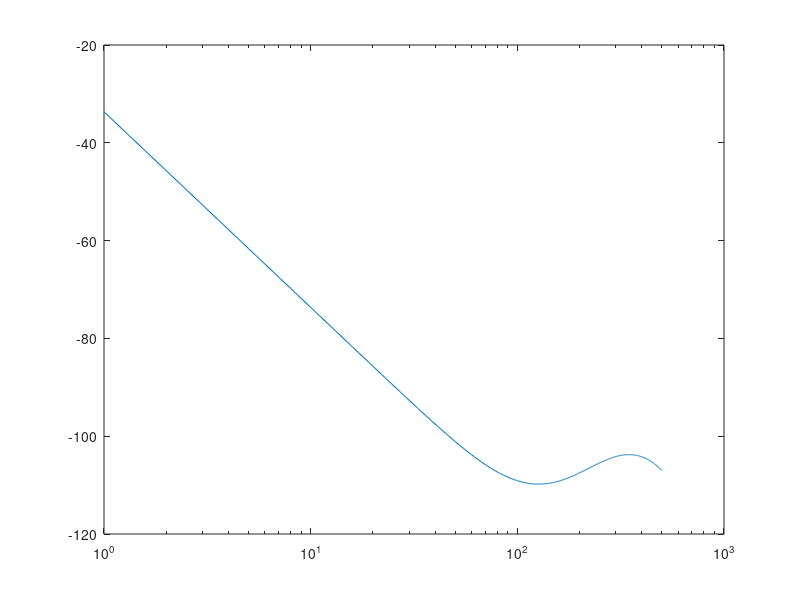

The MATLAB script that drew this image:
clear all
close all
clc

% inputs

%frequency
f = 5.8e9; %Hz
x = linspace(-100,-50,100);
% distance between reader and tag
r = 500; %m

% miniumum required power at the receiver
Prmin = -110; %dBm

% minimum required SNR
SNRmin = 10; %dB

% noise figure
NF = 2; %dB

%Bandwidth of the receiver
BW = 1e6; %1 Hz

% Receiver Noise power
Pn = -111; %dBm

% Processing gain
Gpr = 10; %dB

%%

%Sensitivity of Receiver Calculation
N = 30;
% Transmitted power ranges
PT = linspace(-20, 30, N); %dBm
% Transmitting antenna gain
Gtx = linspace(1.8, 7.415, N); %dBi
% Receiving antenna gain
Grx = linspace(1.8, 35, N); %dBi

Gt = linspace(1.8, 13.07, N); %dBi
%%
%gain of the reflection amplifier fitted to the experimental results

% p1 =      0.9694;
% p2 =       2.946;
% p3 =       -3.38;
% p4 =      -16.22;
% p5 =        24.2;
p1 =    0.001327;%  (-0.008781, 0.01144)
p2 =      0.3925;%  (-2.5, 3.285)
p3 =       43.28;%  (-266.4, 353)
p4 =        2107;%  (-1.26e+04, 1.681e+04)
p5 =   3.821e+04;%  (-2.232e+05, 2.996e+05)
a1 =       34.63;%  (31.84, 42.52)
b1 =      -78.24;%  (-79.86, -74.42)
c1 =       93.67;%  (7.169, 13.86)
Gqtr = @(x) a1*exp(-((x-b1).^2/c1))+4; % x is incident tag power in dBm

% plot(x,Gqtr(x))
%%
temp_result = zeros(N^4,6);
lambda = 3e8/(f);%m
path = 10*log10((lambda./(4*pi.*r)).^2);
count = 1;
possible_rows = zeros(N^4,1);
for a = 1:length(PT)
    for b = 1:length(Gtx)
        for c = 1:length(Grx)
            for d = 1:length(Gt)
                Ptag = PT(a) + Gtx(b) + Gt(d) + path;
                G_tag = Gqtr(Ptag);
                P_backscattered = Ptag + G_tag + Gt(d) + Grx(c) + path;
                index = (N^3*a-N^3) + (N^2*b-N^2) + (N*c-N) + d;
                temp_result(index,4) = Gt(d);
                temp_result(index,3) = Grx(c);
                temp_result(index,2) = Gtx(b);
                temp_result(index,1) = PT(a);
                temp_result(index,5) = P_backscattered;
                temp_result(index,6) = Ptag;
                
                if((Ptag > -80 && Ptag < -60) && (P_backscattered > Prmin))
                    possible_rows(count) = index;
                    count = count + 1;
                end
            end
        end
    end
end
possible_rows = possible_rows(possible_rows~=0);
result = zeros(length(possible_rows),6);
for a = 1:(length(possible_rows))
    result(a,:) = temp_result( possible_rows(a)   ,:);
end

[a,min_tag_row] = min(result(:,4));
min_Gtag_indices = find(result(:,4) == min(result(:,4)));
min_Gtag_results = zeros(length(min_Gtag_indices),6);
for a = 1:length(min_Gtag_indices)
    min_Gtag_results(a,:) = result(min_Gtag_indices(a),:);
end

%TAKE 307
r = 1:1:500;
path_2 = 10*log10((lambda./(4*pi.*r)).^2);

a = 307;
PT = min_Gtag_results(a,1);Gtx = min_Gtag_results(a,2); Grx = min_Gtag_results(a,3); Gt = min_Gtag_results(a,4);
Ptag = PT + Gtx + Gt + path_2;
G_tag = Gqtr(Ptag);
P_backscattered = Ptag + G_tag + Gt + Grx + path_2;

semilogx(r,P_backscattered)